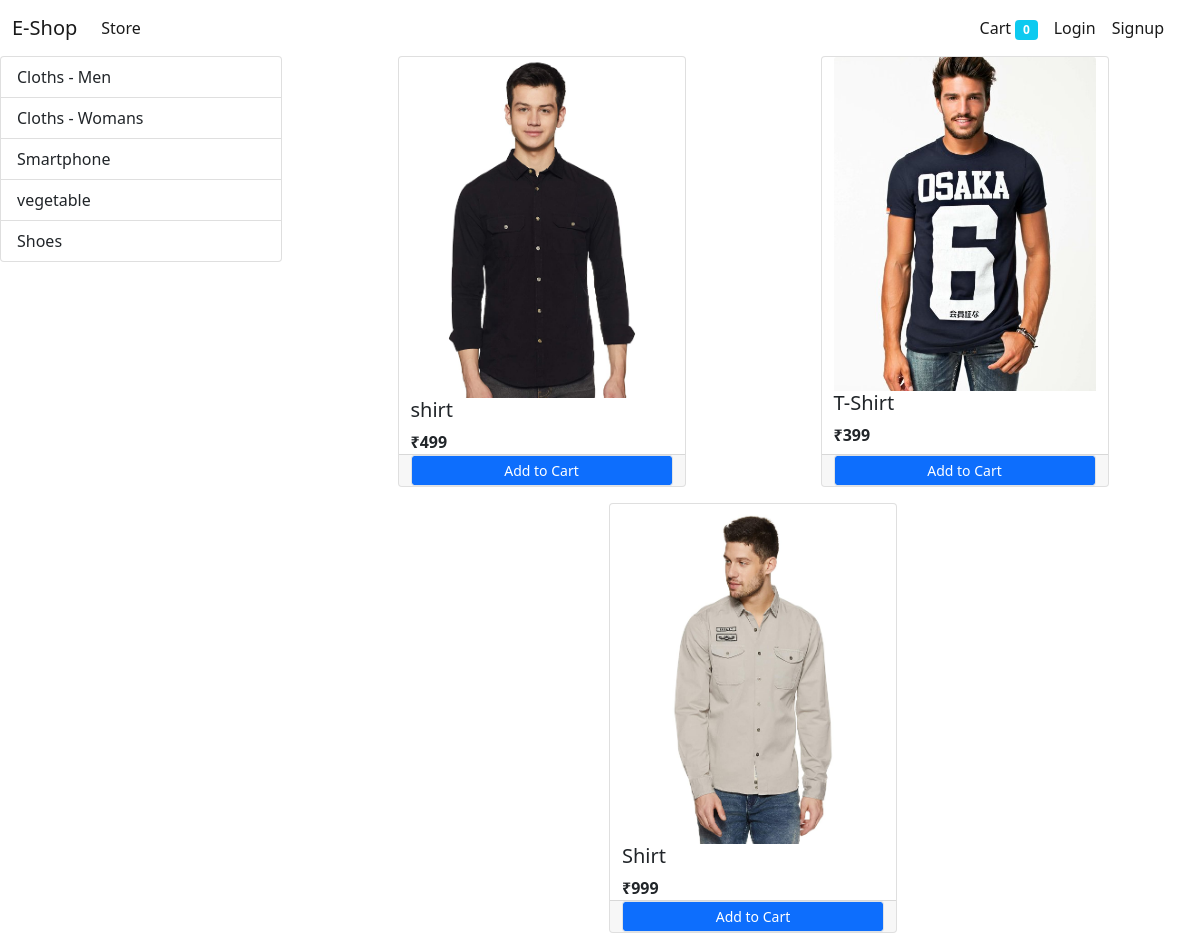
/?category=1, run on the app's committed database.
### store/models/category.py (models this page shows, shortened)
class Category(models.Model):
    name = models.CharField(max_length=20)
    @staticmethod
    def get_all_categories():
        return Category.objects.all()
    def __str__(self):
        return self.name

### store/models/product.py (models this page shows, shortened)
class Product(models.Model):
    name = models.CharField(max_length=50)
    price = models.IntegerField(default=0)
    category = models.ForeignKey(Category, on_delete=models.CASCADE, default=1)
    description = models.CharField(max_length=200)
    image = models.ImageField(upload_to='uploads/products/')
    @staticmethod
    def get_all_product_by_id(category_id):
        if category_id:
            return Product.objects.filter(category=category_id)
        else:
            return Product.get_all_products()

### store/views/home.py (the view, shortened to what this page needs)
# urls.py: path('', Home.as_view(),name="home"),
class Home(View):
    def get(self,request):
        from store.models.customer import Customer
        print('your email : ',request.session.get('email'))
        print('your id: ',request.session.get('id'))
        cart=request.session.get('cart')
        if not cart:
            request.session['cart']={}
        products = None
        categories = Category.get_all_categories()
        category_id = request.GET.get('category')
        if category_id:
            products = Product.get_all_product_by_id(category_id)
        else:
            products = Product.get_all_products()
        data = {}
        data['products'] = products
        data['categories'] = categories
        return render(request, 'index.html', data)

### store/templatetags/cart.py (called while the page is built)
@register.filter(name='is_in_cart')
def is_in_cart(product,cart):
    keys=cart.keys()
    for id in keys:
        if int(id)==product.id:
            return True
    return False;

### store/templatetags/custom_filter.py (called while the page is built)
@register.filter(name='currency')
def currency(price):
    return '₹' + str(price)

### store/templates/index.html (shortened to what this page needs)
{% extends 'base.html' %}
{% block body %}
{% load cart %}
{% load custom_filter %}
<div class="row">
    <div class="col-lg-3 mx-auto">
        <div class="list-group">
            {% for category in categories %}
            <a href="/?category={{category.id}}" class="list-group-item list-group-item-action">
                {{category}}
            </a>
            {% endfor %}
        </div>
    </div>
    <div class="col-lg-9 mx-auto">
        <div class="container-fluid">
            <div class="row mx-auto">
                {% for product in products %}
                <div class="card mx-auto mb-3 " id="{{product.id}}" style="width: 18rem;">
                    <img class="card-img-top" src="{{product.image.url}}" class="card-img-top" alt="Card image cap">
                    <div class="card-body m-0 p-0">
                        <h5 class="card-title">{{product.name}}</h5>
                        <p class="card-text"><b>{{product.price|currency}}</b></p>
                    </div>
                    <div class="card-footer row p-0 no-gutters ">
                        {% if product|is_in_cart:request.session.cart %}
                        <div class="row no-gutters">
                            <form action="/#{{product.id}}" class="col-2" method="POST" >
                                {% csrf_token %}
                                <input hidden type="text" name="product" value="{{product.id}}">
                                <input hidden type="text" name="remove" value="True">
                                <input type="submit" value=" - " class="btn btn-block fw-bolder">
                            </form>
                            <div class="text-center col">{{product|cart_quantity:request.session.cart}} in cart</div>
                            <form action="/#{{product.id}}" class="col-2" method="POST" >
                                {% csrf_token %}
                                <input hidden type="text" name="product" value="{{product.id}}">
                                <input type="submit" value=" + " class="btn btn-block fw-bolder">
                            </form>
                        </div>
                        {% else %}
                        <form action="/#{{product.id}}" method="POST" class="btn-block">
                            <input type="submit" class="btn-sm form-control border btn btn-primary" value="Add to Cart">
                        </form>
                        {% endif %}
                    </div>
                </div>
                {% endfor %}
            </div>
        </div>
    </div>
</div>
{% endblock body %}

### data on the page
Category: name "Cloths - Men"
Category: name "Cloths - Womans"
Category: name "Smartphone"
Category: name "vegetable"
Category: name "Shoes"
Product: image (picture), name "shirt", price "₹499"
Product: image (picture), name "T-Shirt", price "₹399"
Product: image (picture), name "Shirt", price "₹999"

### other printed values
{{ request.session.cart.keys|length }} "0"
